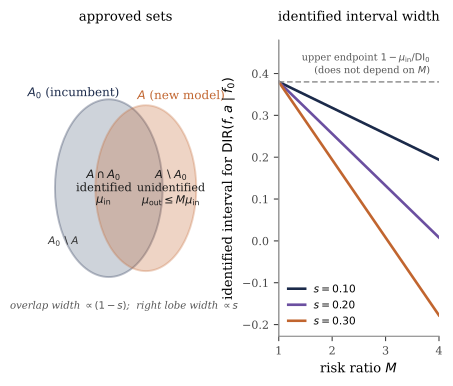

Write Python code to recreate this figure.
"""
Figure 2 -- Partial identification of the default-inflow reduction (schematic).
Left panel: incumbent's approved set A0 and new model's approved set A as
two overlapping regions, with the identified overlap (mu_in) and the
unidentified swap-in region (mu_out, bounded by the ratio M of
Assumption 1). Right panel: how the identified interval for DIR narrows as
M falls toward 1 and widens as the swap share s grows, at hypothetical
illustrative values of s and M -- not estimates from any dataset.
"""
import numpy as np
import matplotlib
matplotlib.use("Agg")
import matplotlib.pyplot as plt
from matplotlib.patches import Ellipse, FancyArrowPatch

plt.rcParams.update({
    "font.family": "serif",
    "font.serif": ["Nimbus Roman", "Times New Roman", "DejaVu Serif"],
    "font.size": 9.5,
    "axes.linewidth": 0.8,
    "pdf.fonttype": 42,
    "ps.fonttype": 42,
})

NAVY = "#1b2a4a"
SLATE = "#5b6b82"
ACCENT = "#c1652f"
LIGHT = "#eef0f3"

fig = plt.figure(figsize=(0.95 * 5.396, 3.85))
gs = fig.add_gridspec(1, 2, width_ratios=[1.05, 1.0], wspace=0.42)
axL = fig.add_subplot(gs[0, 0])
axR = fig.add_subplot(gs[0, 1])

# ---------- Left panel: Venn-style set diagram ----------
axL.set_xlim(0, 10)
axL.set_ylim(0, 10)
axL.axis("off")
axL.set_title("approved sets", fontsize=9.5, pad=14)

e0 = Ellipse((4.0, 5.0), width=6.4, height=6.0, facecolor=SLATE, alpha=0.30,
             edgecolor=NAVY, lw=1.4, zorder=2)
e1 = Ellipse((6.2, 5.0), width=6.0, height=5.6, facecolor=ACCENT, alpha=0.28,
             edgecolor=ACCENT, lw=1.4, zorder=2)
axL.add_patch(e0)
axL.add_patch(e1)

axL.text(1.9, 8.1, r"$A_0$ (incumbent)", fontsize=8.6, color=NAVY, ha="center")
axL.text(8.3, 8.0, r"$A$ (new model)", fontsize=8.6, color=ACCENT, ha="center")

axL.text(3.7, 5.0, r"$A \cap A_0$" "\nidentified\n" r"$\mu_{\mathrm{in}}$",
          fontsize=8.3, color="#1a1a1a", ha="center", va="center", zorder=3)
axL.text(7.7, 5.0, r"$A \setminus A_0$" "\nunidentified\n" r"$\mu_{\mathrm{out}} \leq M\mu_{\mathrm{in}}$",
          fontsize=8.0, color="#1a1a1a", ha="center", va="center", zorder=3)
axL.text(1.3, 3.2, r"$A_0 \setminus A$", fontsize=7.6, color="#333333", ha="center", va="center")

axL.text(4.9, 0.9, "overlap width $\\propto (1-s)$;  right lobe width $\\propto s$",
          fontsize=7.3, color="#555555", ha="center", style="italic")

# ---------- Right panel: identified interval as a function of M ----------
DI0 = 1.0
mu_in = 0.62  # illustrative, hypothetical value only

def interval(M, s):
    lo = 1 - mu_in * (1 + s * (M - 1)) / DI0
    hi = 1 - mu_in / DI0
    return lo, hi

M_grid = np.linspace(1, 4, 200)
s_values = [0.10, 0.20, 0.30]
s_colors = [NAVY, "#6b4fa0", ACCENT]

for s, col in zip(s_values, s_colors):
    lo = [interval(M, s)[0] for M in M_grid]
    hi = interval(M_grid[0], s)[1]
    axR.plot(M_grid, lo, color=col, lw=1.9, label=f"$s={s:.2f}$")
axR.axhline(interval(1, 0.2)[1], color="#888888", lw=1.0, ls=(0, (4, 2)))
axR.text(3.85, interval(1, 0.2)[1] + 0.012, "upper endpoint $1-\\mu_{\\mathrm{in}}/\\mathrm{DI}_0$\n(does not depend on $M$)",
          fontsize=7.0, color="#555555", ha="right", va="bottom")

axR.axvline(1.0, color="#bbbbbb", lw=1.0)
axR.set_xlim(1, 4)
ylo_all = min(interval(4, 0.30)[0], interval(4, 0.10)[0]) - 0.05
axR.set_ylim(ylo_all, interval(1, 0.1)[1] + 0.10)

axR.set_xlabel("risk ratio $M$")
axR.set_ylabel("identified interval for $\\mathrm{DIR}(f,a\\mid f_0)$")
axR.set_title("identified interval width", fontsize=9.5, pad=14)
axR.legend(loc="lower left", fontsize=7.6, frameon=False, handlelength=1.6)
axR.spines["top"].set_visible(False)
axR.spines["right"].set_visible(False)
axR.spines["left"].set_color("#888888")
axR.spines["bottom"].set_color("#888888")
axR.tick_params(colors="#444444", labelsize=8)

fig.tight_layout(rect=[0, 0.0, 1, 0.98])
fig.savefig("fig2_identification.pdf", bbox_inches="tight")
print("wrote fig2_identification.pdf")
